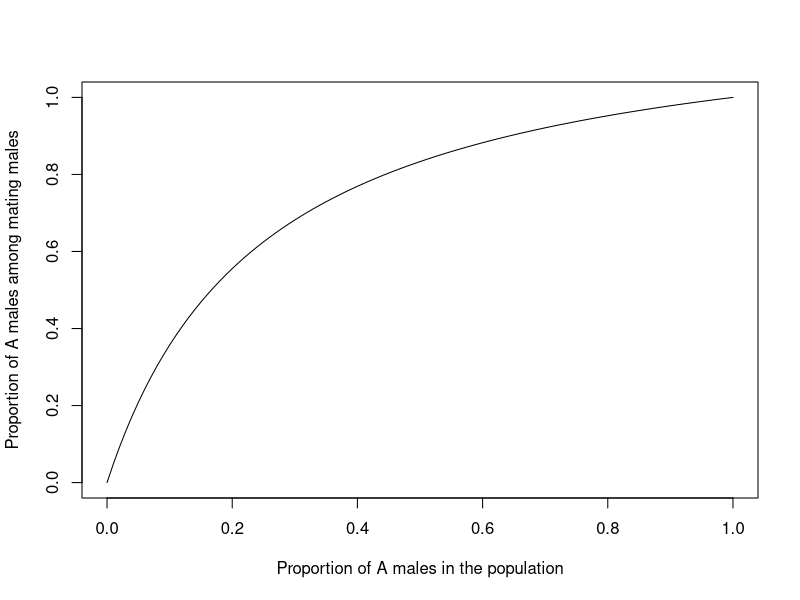
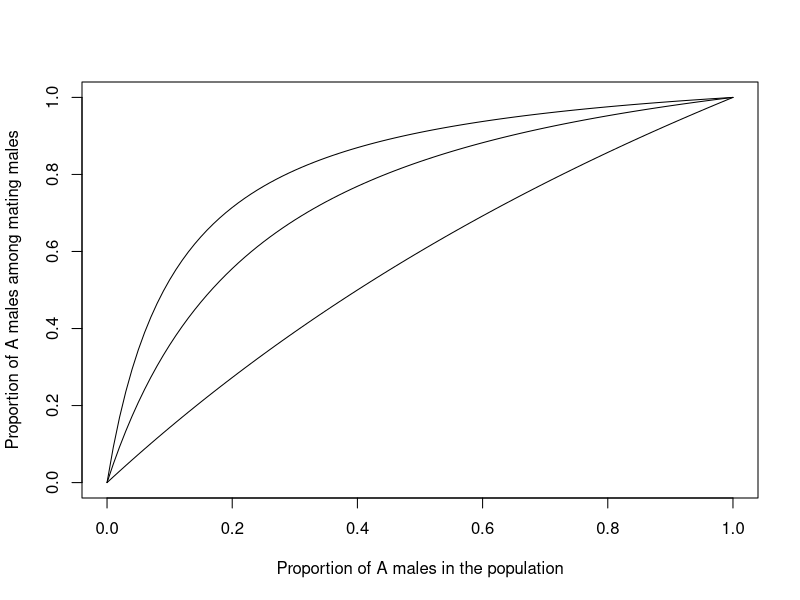
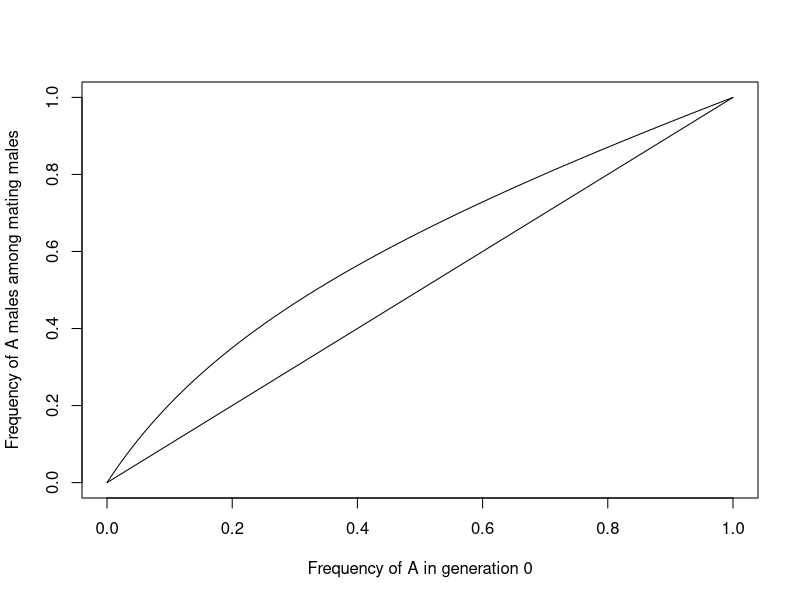
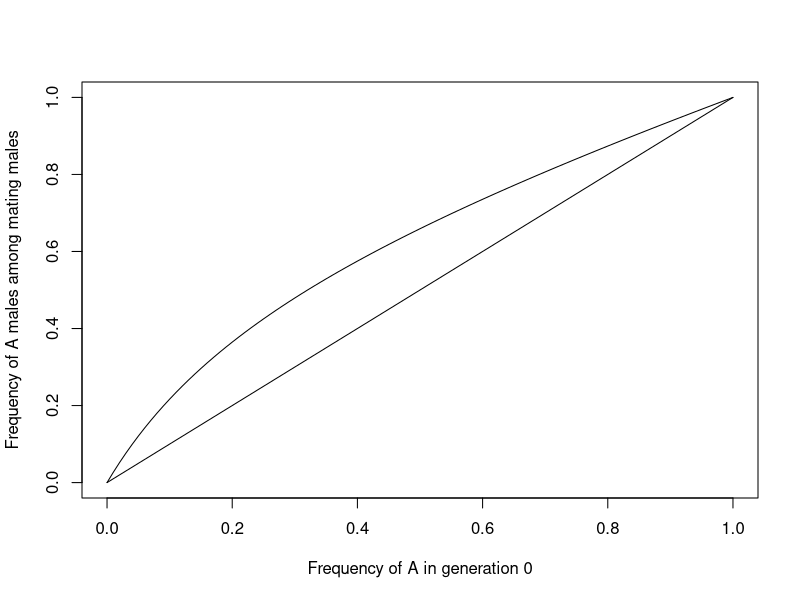
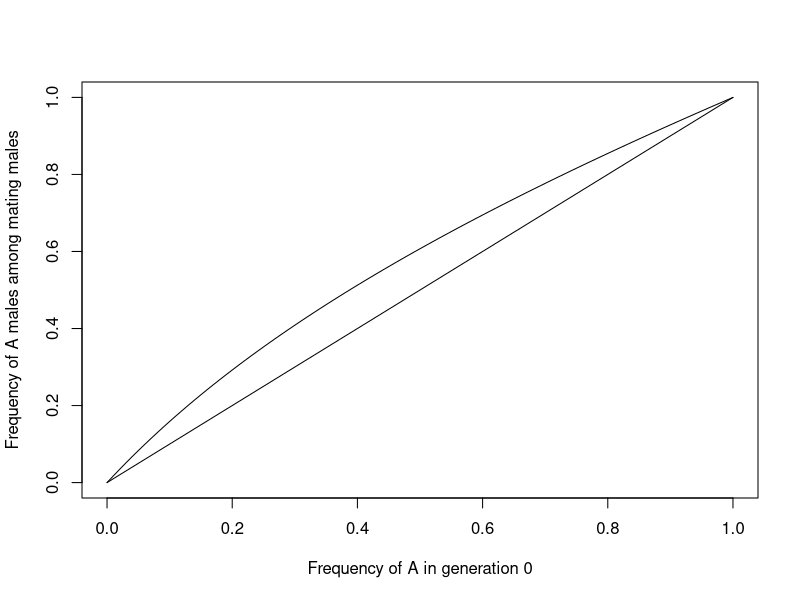
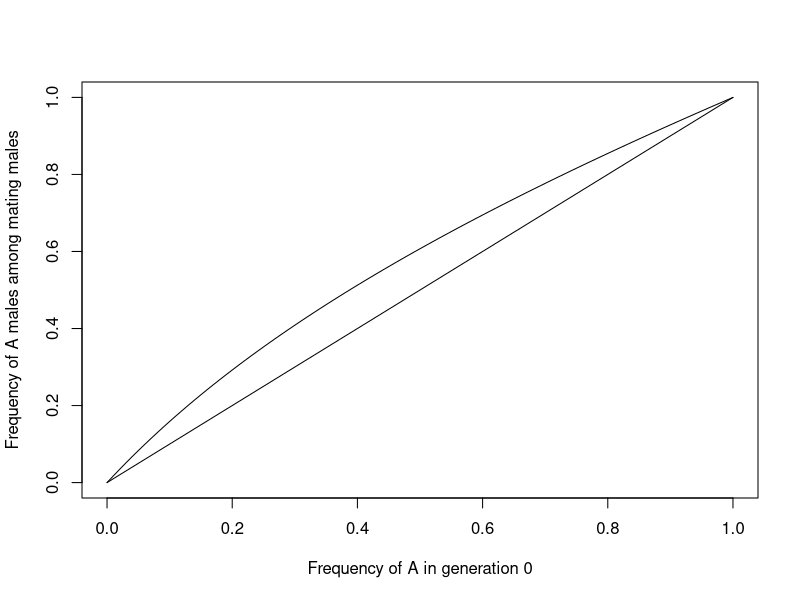

Reproduce these figures in R, in order.

# Example boxes from Kokko's (2007) 'Modelling for Field Biologists...'
# adapted for R. Most instructions lifted verbatim from the text.


#####------------------------- CHAPTER 2 -------------------------#####

rm(list=ls())  # Clear all

## BOX 2.1 ##

# Create a vector with linearly equally spaced values
x <- seq(from = 0, to = 1, length = 101)

# Choose a value of m to be investigated
m <- 5

# Calculate y given x
y <- m * x/(m * x + (1 - x))

# Plot 'er
plot(x, y, type = 'l',
     xlab = 'Proportion of A males in the population',
     ylab = 'Proportion of A males among mating males')

# Repeat as above for three values of m
m1 <- 1.5
m2 <- 5
m3 <- 10

y1 <- m1 * x/(m1 * x + (1 - x))
y2 <- m2 * x/(m2 * x + (1 - x))
y3 <- m3 * x/(m3 * x + (1 - x))

# Plot in one 
plot(x, y1, type = 'l',
     xlab = 'Proportion of A males in the population',
     ylab = 'Proportion of A males among mating males')
lines(x, y2)
lines(x, y3)


## BOX 2.2 ##

# Make a vector of 101 values from 0 to 1
x <- seq(from = 0, to = 1, length = 101)

# Choose a value of m to be investigated
m <- 5

# Calculate how y depends on x
y <- (m * x)/(m * x + 1 - x)

# Calculate mating proportions
pAA <- x * y
pAa <- x * (1 - y)
paA <- (1 - x) * y
paa <- (1 - x) * (1 - y)

# Check these sum to 1
pAA + pAa + paA + paa

# Now to nA and na. We must also choose values for N, B, and b
N <- 1000
B <- 20
b <- 0.8

nA <- N * (pAA * b * B + 0.5 * pAa * B + 0.5 * paA * b * B)
na <- N * (0.5 * pAa * B + 0.5 * paA * b * B + paa * B)

# Then we get xnew, and plot it against x
xnew <- nA / (nA + na)

# Plot xnew against x, then x against x
plot(x, xnew, type = 'l',
     xlab = 'Frequency of A in generation 0',
     ylab = 'Frequency of A males among mating males')
lines(x, x)

# Converting all this jazz into a function

# Function 'sexconflict': Allele frequency change in one generation.
# Give m, b, N, B as per definitions in Ch. 2 and accuracy
# as an integer that specifies how many values between 0 and 1
# the variable x should take. 
# Function returns x and xnew, and plots the results if plot = TRUE.

sexconflict <- function(m, b, N, B, accuracy, plot = FALSE){
  
  x <- seq(from = 0, to = 1, length = accuracy)
  
  # Calculate  how y depends on x
  y <- (m * x)/(m * x + 1 - x)
  
  # Mating proportions
  pAA <- x * y
  pAa <- x * (1 - y)
  paA <- (1 - x) * y
  paa <- (1 - x) * (1 - y)
  
  nA <- N * (pAA * b * B + 0.5 * pAa * B + 0.5 * paA * b * B)
  na <- N * (0.5 * pAa * B + 0.5 * paA * b * B + (paa * B))
  
  xnew <- nA / (nA + na)
  
  if(plot == TRUE){
    plot(x, xnew, type = 'l',
         xlab = 'Frequency of A in generation 0',
         ylab = 'Frequency of A males among mating males')
    lines(x, x)
  }
  
  # Package up the output
  output <- as.data.frame(cbind(x, xnew))
  
  # Send it on back
  return(output)
  
}

# Check it works
woop <- sexconflict(m = 5, b = 0.9, N = 200, B = 20, accuracy = 101, plot = TRUE)


## BOX 2.3 ##

# A quick check to see that population size N does not seem to matter:
N_case1 <-  1
xnew_case1 <- sexconflict(5, 0.5, N_case1, 20, 101, plot = TRUE)
N_case2 <- 100000
xnew_case2 <- sexconflict(5, 0.5, N_case2, 20, 101, plot = TRUE)

# To check they are identical, we can subtract the solutions of the two cases from
# each other and look at the max absolute value of the difference between them.
# The difference should be ~ 0.

max(abs(xnew_case1 - xnew_case2))

# TOM:I'm not quite sure why this isn't exactly 0, maybe a quirk of how
# R handles numbers like this? I don't know enough about it. Suggestions welcome!


#####------------------------- CHAPTER 3 -------------------------#####

rm(list=ls())  # Clear all